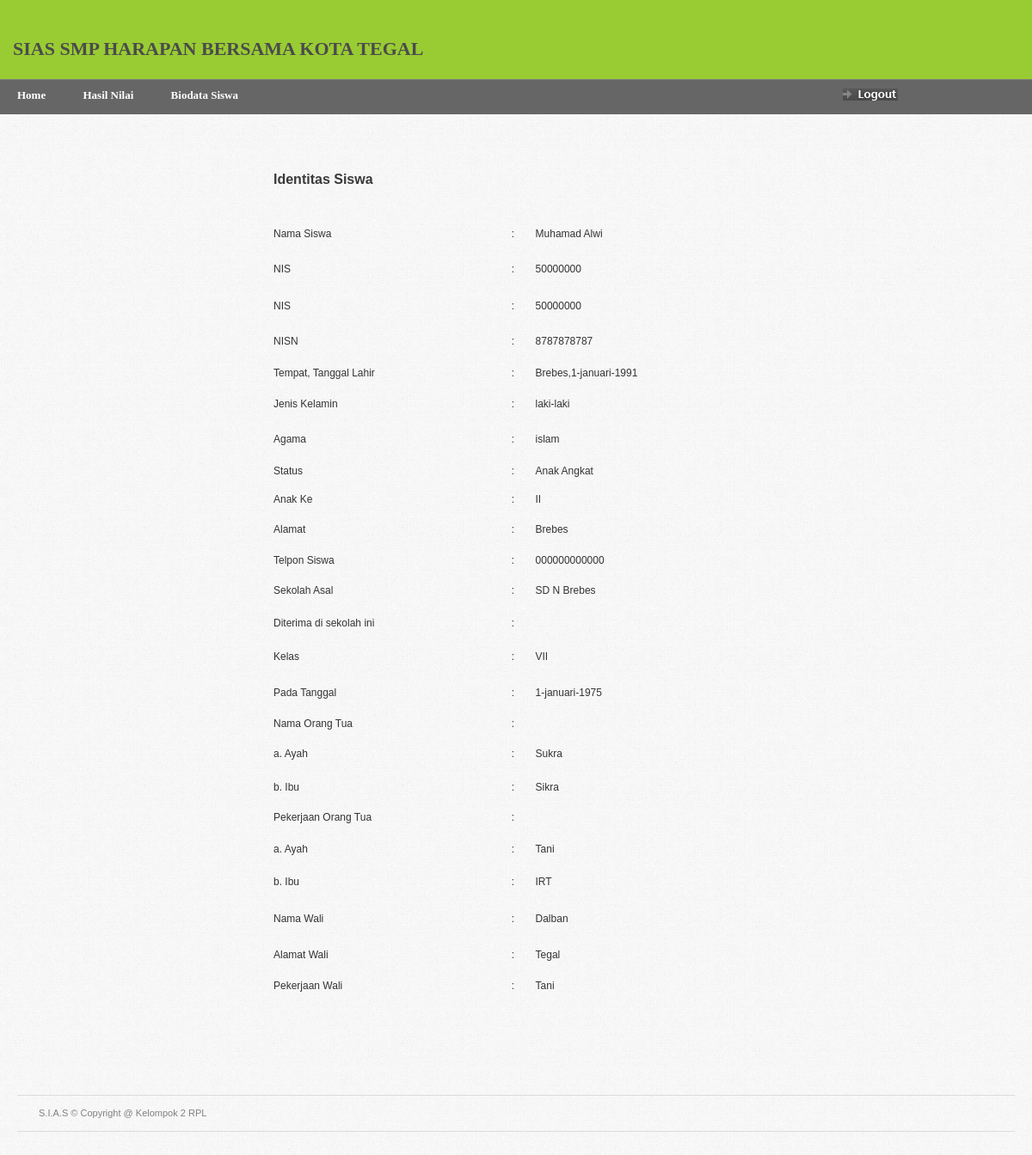
Page /home.php?page=profile_siswa (signed in) on the committed database.
### tables this page shows
CREATE TABLE IF NOT EXISTS `data_siswa` (
  `id_siswa` int(5) NOT NULL auto_increment,
  `nama_siswa` varchar(20) NOT NULL,
  `nis` varchar(12) NOT NULL,
  `nisn` varchar(10) NOT NULL,
  `kota` varchar(20) NOT NULL,
  `tgl` int(2) NOT NULL,
  `bln` varchar(10) NOT NULL,
  `thn` int(4) NOT NULL,
  `kelamin` enum('laki-laki','perempuan') NOT NULL,
  `agama` varchar(10) NOT NULL,
  `status` varchar(20) NOT NULL,
  `anakke` varchar(10) NOT NULL,
  `alamat_siswa` text NOT NULL,
  `telpon_siswa` varchar(12) NOT NULL,
  `sekolahasal` varchar(20) NOT NULL,
  `kelas` varchar(6) NOT NULL,
  `pd_tgl` int(2) NOT NULL,
  `pd_bln` varchar(10) NOT NULL,
  `pd_thn` int(4) NOT NULL,
  `ayah` varchar(30) NOT NULL,
  `ibu` varchar(30) NOT NULL,
  `alamatortu` varchar(40) NOT NULL,
  `hportu` varchar(13) NOT NULL,
  `pekerjaanayah` varchar(20) NOT NULL,
  `pekerjaanibu` varchar(20) NOT NULL,
  `wali` varchar(30) NOT NULL,
  `alamatwali` varchar(40) NOT NULL,
  `hpwali` varchar(13) NOT NULL,
  `pekerjaanwali` varchar(20) NOT NULL,
  `gambar` varchar(50) NOT NULL,
  `username` varchar(20) NOT NULL,
  `password` varchar(100) NOT NULL,
  PRIMARY KEY  (`id_siswa`)
);

### profile_siswa.php (the view)
<form name="formdatasiswa" id="formdatasiswa">
<center><h2 align="center">&nbsp;</h2>
<table width="564" height="966" border="0">
 <?php
 $id_siswa=$_SESSION['id_siswa'];
  $rw=mysql_query("Select * from data_siswa where id_siswa='$id_siswa' order by id_siswa asc");
  while($s=mysql_fetch_array($rw))
  {
  ?>
    <tr>
      <td height="27" colspan="3"><h2>Identitas Siswa </h2></td>
      </tr>
    <tr>
      <td height="10">&nbsp;</td>
      <td>&nbsp;</td>
      <td>&nbsp;</td>
    </tr>
    <tr>
      <td width="270" height="39">Nama Siswa </td>
      <td width="27">:</td>
      <td width="253"><?php echo $s['nama_siswa']; ?></td>
    </tr>
    <tr>
      <td height="37">NIS</td>
      <td>:</td>
      <td><?php echo $s['nis']; ?></td>
    </tr>
	<tr>
      <td height="40">NIS</td>
      <td>:</td>
      <td><?php echo $s['nis']; ?></td>
    </tr>
	<tr>
      <td height="36">NISN</td>
      <td>:</td>
      <td><?php echo $s['nisn']; ?></td>
    </tr>
    <tr>
      <td height="31">Tempat, Tanggal Lahir</td>
      <td>:</td>
      <td><?php echo $s['kota'],',',$s['tgl'],'-',$s['bln'],'-',$s['thn']; ?></td>
    </tr>
    <tr>
      <td height="36">Jenis Kelamin</td>
      <td>:</td>
      <td><?php echo $s['kelamin']; ?></td>
    </tr>
	<tr>
      <td height="38">Agama</td>
      <td>:</td>
      <td><?php echo $s['agama']; ?></td>
    </tr>
	<tr>
      <td height="30">Status</td>
      <td>:</td>
      <td><?php echo $s['status']; ?></td>
    </tr>
	<tr>
      <td height="30">Anak Ke</td>
      <td>:</td>
      <td><?php echo $s['anakke']; ?></td>
    </tr>
    <tr>
      <td height="34">Alamat</td>
      <td>:</td>
      <td><?php echo $s['alamat_siswa']; ?></td>
    </tr>
	 <tr>
      <td height="32">Telpon Siswa</td>
      <td>:</td>
      <td><?php echo $s['telpon_siswa']; ?></td>
    </tr>
	 <tr>
      <td height="33">Sekolah Asal</td>
      <td>:</td>
      <td><?php echo $s['sekolahasal']; ?></td>
    </tr>
	 <tr>
      <td height="35">Diterima di sekolah ini</td>
      <td>:</td>
      <td></td>
    </tr>
	 <tr>
      <td height="37">Kelas</td>
      <td>:</td>
      <td><?php echo $s['kelas']; ?></td>
    </tr>
    <tr>
      <td height="40">Pada Tanggal</td>
      <td>:</td>
      <td><?php echo $s['pd_tgl'],'-',$s['pd_bln'],'-',$s['pd_thn']; ?></td>
    </tr>
	 <tr>
      <td height="25">Nama Orang Tua</td>
      <td>:</td>
      <td></td>
    </tr>
    <tr>
      <td height="40">a. Ayah</td>
      <td>:</td>
      <td><?php echo $s['ayah']; ?></td>
    </tr>
    <tr>
      <td height="30">b. Ibu</td>
      <td>:</td>
      <td><?php echo $s['ibu']; ?></td>
    </tr>
	<tr>
      <td height="35">Pekerjaan Orang Tua</td>
      <td>:</td>
      <td></td>
    </tr>
    <tr>
      <td height="32">a. Ayah</td>
      <td>:</td>
      <td><?php echo $s['pekerjaanayah']; ?></td>
    </tr>
    <tr>
      <td height="38">b. Ibu</td>
      <td>:</td>
      <td><?php echo $s['pekerjaanibu']; ?></td>
    <tr>
      <td height="41">Nama Wali </td>
      <td>:</td>
      <td><?php echo $s['wali']; ?></td>
    </tr>
	<tr>
      <td height="36">Alamat Wali </td>
      <td>:</td>
      <td><?php echo $s['alamatwali']; ?></td>
    </tr>
	<tr>
      <td height="30">Pekerjaan Wali </td>
      <td>:</td>
      <td><?php echo $s['pekerjaanwali']; ?></td>
    </tr>
	<?php
  }
  ?>
  </table>
  </center>
</form>

### css/screen.css (style rules this page uses)
* { margin: 0; padding: 0; }
html, body { height: 100%; }
body { background: url(../images/gray_jean.png); color: #393939; font-family: Arial; font-size: 0px; line-height: 0; }
h2 { color: #393939; font-size: 16px; font-weight: bold; line-height: 20px; margin-bottom: 10px; }
table { border-collapse: collapse; }
form { margin: 0; padding: 0; }

### rows in the picture
data_siswa: nama_siswa "Muhamad Alwi", nis "50000000", nisn "8787878787", kota "Brebes", tgl "1", bln "januari", thn "1991", kelamin "laki-laki", agama "islam", status "Anak Angkat", anakke "II", alamat_siswa "Brebes", telpon_siswa "000000000000", sekolahasal "SD N Brebes", kelas "VII", pd_tgl "1", pd_bln "januari", pd_thn "1975", ayah "Sukra", ibu "Sikra", pekerjaanayah "Tani", pekerjaanibu "IRT", wali "Dalban", alamatwali "Tegal", pekerjaanwali "Tani"
